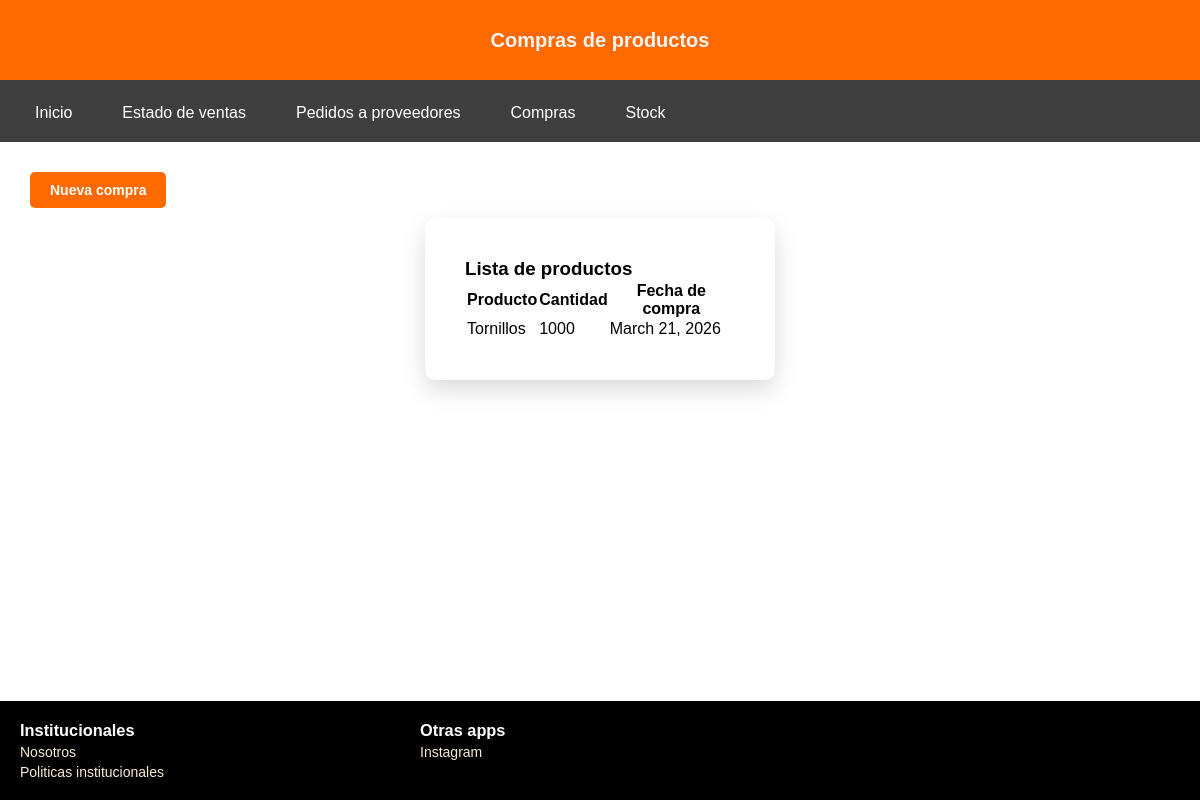
The app's page /proyecto/accounts/productos/ with its own data.
### accounts/models.py (models this page shows, shortened)
class Compra(models.Model):
    producto = models.ForeignKey(Producto, on_delete=models.CASCADE)
    cantidad = models.IntegerField()
    fecha = models.DateField(default=timezone.now)

class Producto(models.Model):
    producto = models.CharField(max_length=100)
    cantidad = models.IntegerField()
    class Unidad(models.TextChoices):
        UNIDAD = "unidad", "Unidad"
        CAJA = "caja", "Caja"
        METRO = "metro", "Metro"
    unidad = models.CharField(max_length=20, choices=Unidad.choices)
    def __str__(self):
        return self.producto

### accounts/views.py (the view)
# urls.py: path('productos/',views.compra, name= "productos"),
def compra(request):
    if request.method == "POST":
        form = NuevoCompraForm(request.POST)
        if form.is_valid():
            producto_obj = form.cleaned_data['producto']
            cantidad = form.cleaned_data['cantidad']
            fecha = form.cleaned_data['fecha']
            Compra.objects.create(
                producto=producto_obj,
                cantidad=cantidad,
                fecha=fecha
            )
            producto_obj.cantidad += cantidad
            producto_obj.save()
            return redirect('productos')
    else:
        form = NuevoCompraForm()
    compras = Compra.objects.all()
    return render(request, "accounts/productos.html", {
        "form": form,
        "compras": compras
    })

### accounts/templates/accounts/productos.html (shortened to what this page needs)
{% load static %}
<!DOCTYPE html>
<html lang="es">
<head>
    <link rel="stylesheet" href="{% static 'accounts/styles_productos.css' %}">
</head>
<body>
    <header>
        <h2 class="title"> Compras de productos</h2>
    </header>
        <nav>
        <ul class="menu">
            <li><a href="{% url 'general' %}">Inicio</a></li>
            <li class="dropdown">
                <a href="#">Estado de ventas</a>
            </li>
            <li><a href="{% url 'pedidosprov' %}"> Pedidos a proveedores</a></li>
            <li><a href="{% url 'productos' %}"> Compras</a></li>
            <li><a href="{% url 'stock' %}"> Stock</a></li>
        </ul>
    </nav>
    <main>
    {% block content %}
        <button type="button" class="btn-nuevo" onclick="abrirModal()">Nueva compra </button>
        <section>
            <h3>Lista de productos</h3>
            <table>
                <tr>
                    <th>Producto</th>
                    <th>Cantidad</th>
                    <th>Fecha de compra</th>
                </tr>
                    {% for c in compras %}
                <tr>
                    <td>{{ c.producto }}</td>
                    <td>{{ c.cantidad }}</td>
                    <td>{{ c.fecha }}</td>
                </tr>
                {% endfor %}
            </table>
        </section>
    {% endblock %}
    </main>
    <footer>
        <div class="institucionales">
            <h3 class="titulo">Institucionales</h3>
                <a href="{% url 'nosotros' %}">Nosotros</a>
                <a href="{% url 'institucionales' %}">Politicas institucionales</a>
        </div>
        <div class="apps">
            <h3 class="titulo">Otras apps</h3>
                <a href="#">Instagram</a>
        </div>
    </footer>
</body>
</html>

### accounts/static/accounts/styles_productos.css (style rules this page uses)
* { margin: 0; padding: 0; box-sizing: border-box; font-family: Arial, Helvetica, sans-serif; }
html, body { height: 100%; }
body { display: flex; flex-direction: column; min-height: 100vh; background: url("/static/accounts/images/background.png"); background-size: cover; background-position: center; background-repeat: no-repeat; }
header { position: relative; display: flex; align-items: center; height: 80px; background-color: #FF6A00; padding: 0 10px; }
.title { position: absolute; left: 50%; transform: translateX(-50%); color: whitesmoke; font-size: 20px; }
section { background-color: white; padding: 40px; border-radius: 10px; box-shadow: 0px 10px 25px rgba(0, 0, 0, 0.15); width: 350px; height: auto; margin-top: 20px; margin: auto; }
nav { background-color: #3f3f3f; width: 100%; }
.menu { list-style: none; display: flex; gap: 20px; padding: 10px 20px; }
.menu li { position: relative; }
.menu a { color: white; text-decoration: none; padding: 10px 15px; display: block; }
main { flex: 1; display: block; padding: 20px; }
.btn-nuevo { background-color: #FF6A00; color: white; margin: 10px; padding: 10px 20px; font-weight: bold; font-size: 14px; border-radius: 5px; border: none; cursor: pointer; text-align: center; width: auto; }
footer { display: grid; grid-template-columns: 1fr 1fr 1fr; gap: 40px; background-color: black; color: white; padding: 20px; font-size: 14px; }
a { display: flex; grid-template-columns: 100px ; gap: 8px 30px; text-decoration: none; color: antiquewhite; margin-top: 4px ; }

### records on screen
Compra: producto "Tornillos", cantidad "1000", fecha "March 21, 2026"
